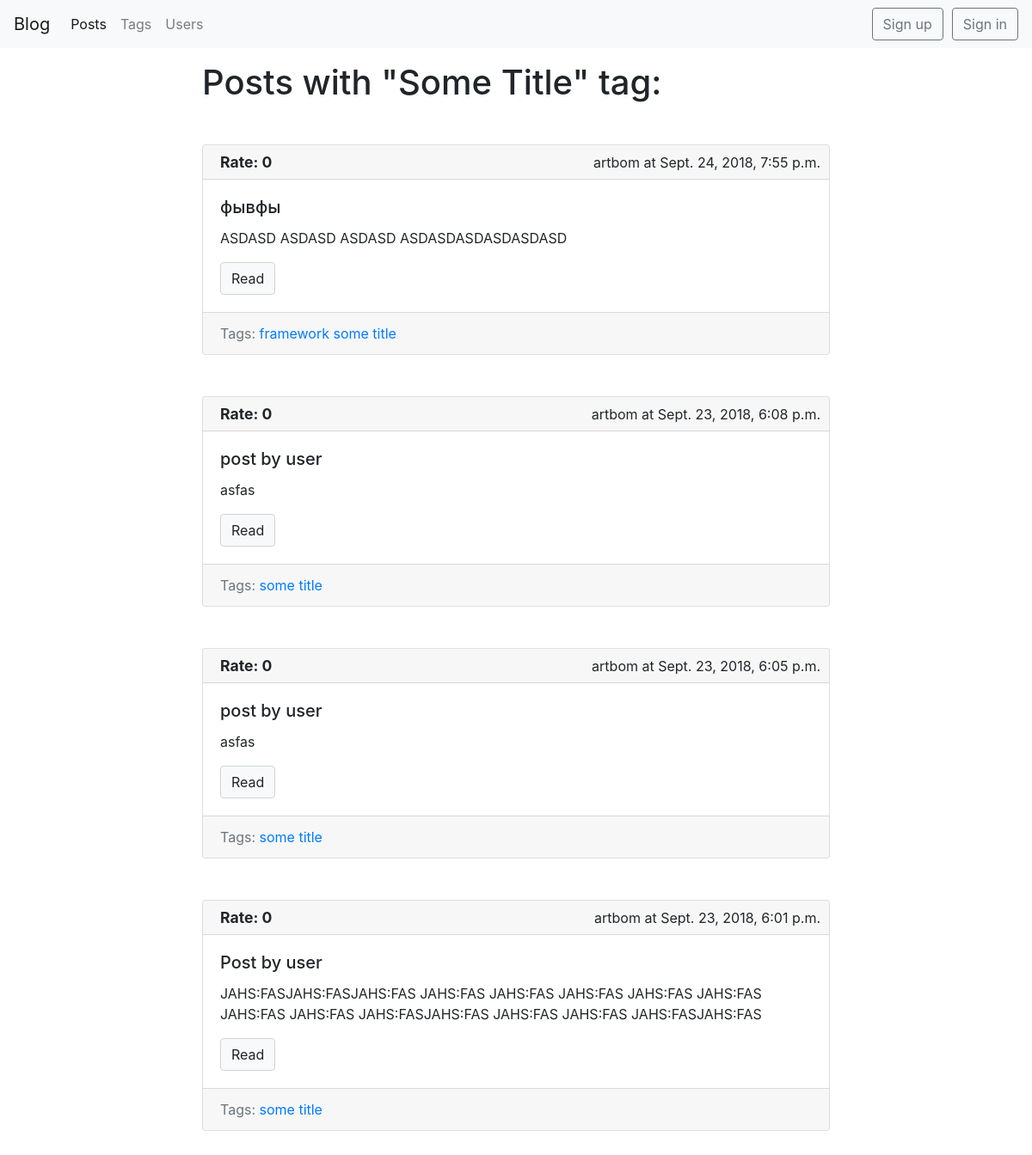
/blog/tag/secondslug/, run on the app's committed database.
### blog/models.py (models this page shows, shortened)
class Tag(models.Model):
    title = models.CharField(max_length=50)
    slug = models.SlugField(max_length=50, unique=True)
    def get_absolute_url(self):
        return reverse('tag_detail_url', kwargs={'slug': self.slug})
    class Meta:
        ordering = ['title']

class Post(models.Model):
    title = models.CharField(max_length=150, db_index=True)
    slug = models.SlugField(max_length=150, unique=True, blank=True)
    body = models.TextField(blank=True, db_index=True)
    date_pub = models.DateTimeField(auto_now_add=True)
    tags = models.ManyToManyField('Tag', blank=True, related_name='posts')
    author = models.ForeignKey(BlogUser, on_delete=models.CASCADE, null=True, default=None)
    rating = models.IntegerField(default=0, blank=True)
    def get_absolute_url(self):
        return reverse('post_detail_url', kwargs={'slug': self.slug})
    class Meta:
        ordering = ['-date_pub']

### blog/views.py (the view)
# urls.py: path('tag/<str:slug>/', TagDetail.as_view(), name='tag_detail_url'),
class TagDetail(ObjectDetailMixin, View):
    model = Tag
    template = 'blog/tag_detail.html'

### blog/models.py (called while the page is built)
    def __str__(self):
        return self.username

### blog/utils.py (called while the page is built)
    def get(self, request, slug):
        obj = get_object_or_404(self.model, slug__iexact=slug)
        context = {self.model.__name__.lower(): obj,
                   'admin_object': obj,
                   'user_username': request.user.username,
                   'detail': True, }
        if self.model == Post:
            context['author_username'] = obj.author.username
        return render(request, self.template, context=context)

### blog/templates/blog/tag_detail.html (shortened to what this page needs)
{% extends 'blog/base_blog.html' %}
{% block content %}
    <h1 class="mb-5">Posts with "{{ tag.title|title }}" tag:</h1>
    {% for post in tag.posts.all %}
        {% include 'blog/includes/post_card_template.html' %}
    {% endfor %}
{% endblock %}

### blog/templates/blog/includes/post_card_template.html (shortened to what this page needs)
<div class="card mb-5">
    {% if post.author is not None %}
    <div class="card-header ">
        <div class="header-right">
            {{ post.author }} at {{ post.date_pub }}
        </div>
        <div class="header-left">
            <p class="font-weight-bold rate">Rate: {{ post.rating }}</p>
        </div>
    </div>
    {% endif %}
    <div class="card-body">
        <h5 class="card-title">{{ post.title }}</h5>
        <p class="card-text"> {{ post.body|truncatewords:50 }}</p>
        <a href="{{ post.get_absolute_url }}" class="btn btn-light">Read</a>
    </div>
    {% if post.tags.all %}
    <div class="card-footer text-muted">
        Tags:
        {% for tag in post.tags.all %}
        <a href="{{ tag.get_absolute_url }}"> {{ tag.title }}</a>
        {% endfor %}
    </div>
    {% endif %}
</div>

### static/css/styles.css (style rules this page uses)
.btn-light { border-color: #d1d4d6 !important; }
.header-right { width:50%; position:absolute; right:10px; align:right; text-align:right; margin-bottom: 8px; margin-top:-4px; }
.header-left { width:50%; position:absolute; left:0px; align:left; text-align:left; background-color:transparent; }
.rate { position:relative; left:20px; bottom:5px; font-size:110%; }
.card-header { height: 40px; }
.card { min-width: 100%; }

### data on the page
Tag: title "Some Title", title "some title"
Post: author "artbom", date_pub "Sept. 24, 2018, 7:55 p.m.", rating "0", title "фывфы", body "ASDASD ASDASD ASDASD ASDASDASDASDASDASD"
Tag: title "framework"
Post: author "artbom", date_pub "Sept. 23, 2018, 6:08 p.m.", rating "0", title "post by user", body "asfas"
Post: author "artbom", date_pub "Sept. 23, 2018, 6:05 p.m.", rating "0", title "post by user", body "asfas"
Post: author "artbom", date_pub "Sept. 23, 2018, 6:01 p.m.", rating "0", title "Post by user", body "JAHS:FASJAHS:FASJAHS:FAS JAHS:FAS JAHS:FAS JAHS:FAS JAHS:FAS JAHS:FAS JAHS:FAS JAHS:FAS JAHS:FASJAHS:FAS JAHS:FAS JAHS:FAS JAHS:FASJAHS:FAS"
